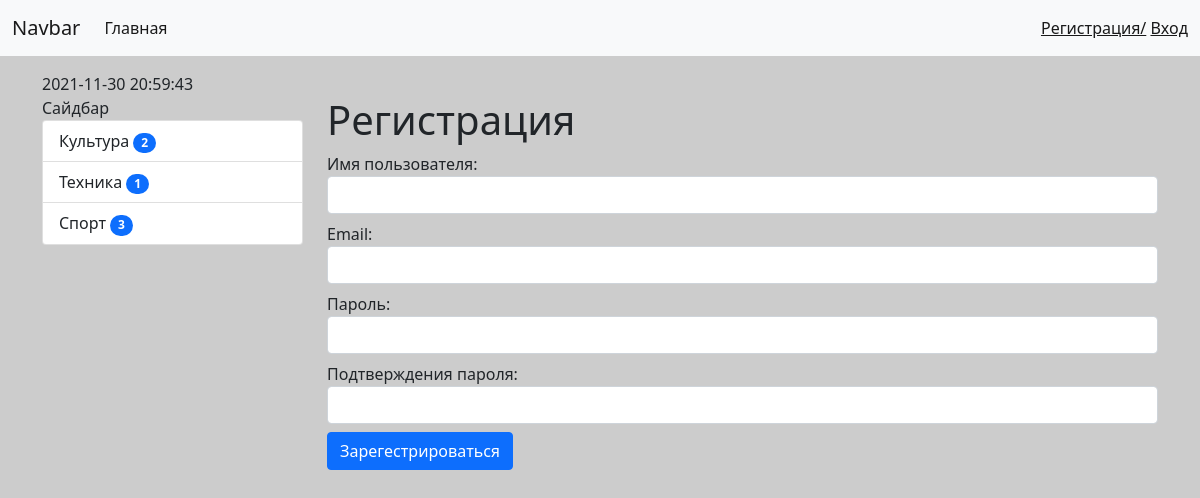
Screenshot of /register/ with the database file from the repository.
### news/models.py (models this page shows, shortened)
class Category(models.Model):
    title = models.CharField(max_length=150, verbose_name='Наименование категории', db_index=True)
    def get_absolute_url(self):
        return reverse('category',kwargs={"category_id": self.pk})
    class Meta:
        verbose_name = "Категория"
        verbose_name_plural = "Категории"
        ordering = ['title']

### news/views.py (the view)
# urls.py: path('register/', views.register, name='register'),
def register(request):
    if request.method =='POST':
        form = UserRegisterForm(request.POST)
        if form.is_valid():
            print(form)
            form.save()
            messages.success(request,'Вы успешно зарегестрировались  ')
            return redirect('login')
        else:
            messages.error(request,'Ошибка регистрации  ')
    else:
        form = UserRegisterForm()
    return render(request, "news/register.html",{"form":form})

### news/forms.py
class UserRegisterForm(UserCreationForm):
    username = forms.CharField(label="Имя пользователя:",widget=forms.TextInput(attrs={"class": "form-control"}))
    email = forms.EmailField(label="Email:",widget=forms.EmailInput(attrs={"class": "form-control"}))
    password1 = forms.CharField(label="Пароль:",widget=forms.PasswordInput(attrs={"class": "form-control"}))
    password2 = forms.CharField(label="Подтверждения пароля:",widget=forms.PasswordInput(attrs={"class": "form-control"}))
    class Meta:
        model = User
        fields = ['username', 'email', 'password1','password2']
        widgets = {
            'USERNAME': forms.TextInput(attrs={"class": "form-control"}),
            'content':forms.Textarea(attrs={"class": "form-control","rows":5}),
            'category': forms.Select(attrs={"class": "form-control"}),
        }

### news/templatetags/news_tags.py (called while the page is built)
@register.inclusion_tag('news/list_categories.html')
def show_categories(arg1="HELLO", arg2=505):
    categories = Category.objects.annotate(cnt=Count('news',filter=F('news__is_published'))).filter(cnt__gt=0)
    return {"categories": categories,
            "arg1":arg1,
            "arg2:":arg2
            }

### news/templates/news/register.html (shortened to what this page needs)
{% extends 'base.html' %}
{% block sidebar  %}
    {% include 'inc/_sidebar.html' %}
{% endblock %}
{% block content %}
    <h1>Регистрация</h1>
    <form method="post">
        {% for field in form %}
    <div class="form-group mb-2">
        {{ field.label_tag}}
        {{ field }}
  </div>
{% endfor %}
      <button type="submit" class="btn btn-primary btn-block">Зарегестрироваться</button>
    </form>
{% endblock %}

### news/templates/news/list_categories.html
<div class="list-group mb-2">
    {{arg1}}
    {% for item in categories %}
      <a href="{{ item.get_absolute_url }}" class="list-group-item list-group-item-action">{{item.title}}
      <span class="badge bg-primary rounded-pill">{{item.cnt}}</span></a>
    {% endfor %}
</div>

### mysite/static/css/style.css (style rules this page uses)
body { background-color: #ccc; }

### rows the page displays
Category: title "Культура", cnt "2"
Category: title "Техника", cnt "1"
Category: title "Спорт", cnt "3"

### other values shown
{{ arg1 }} "Сайдбар"
{{ field.label_tag }} "Имя пользователя:" "Email:" "Пароль:" "Подтверждения пароля:"
